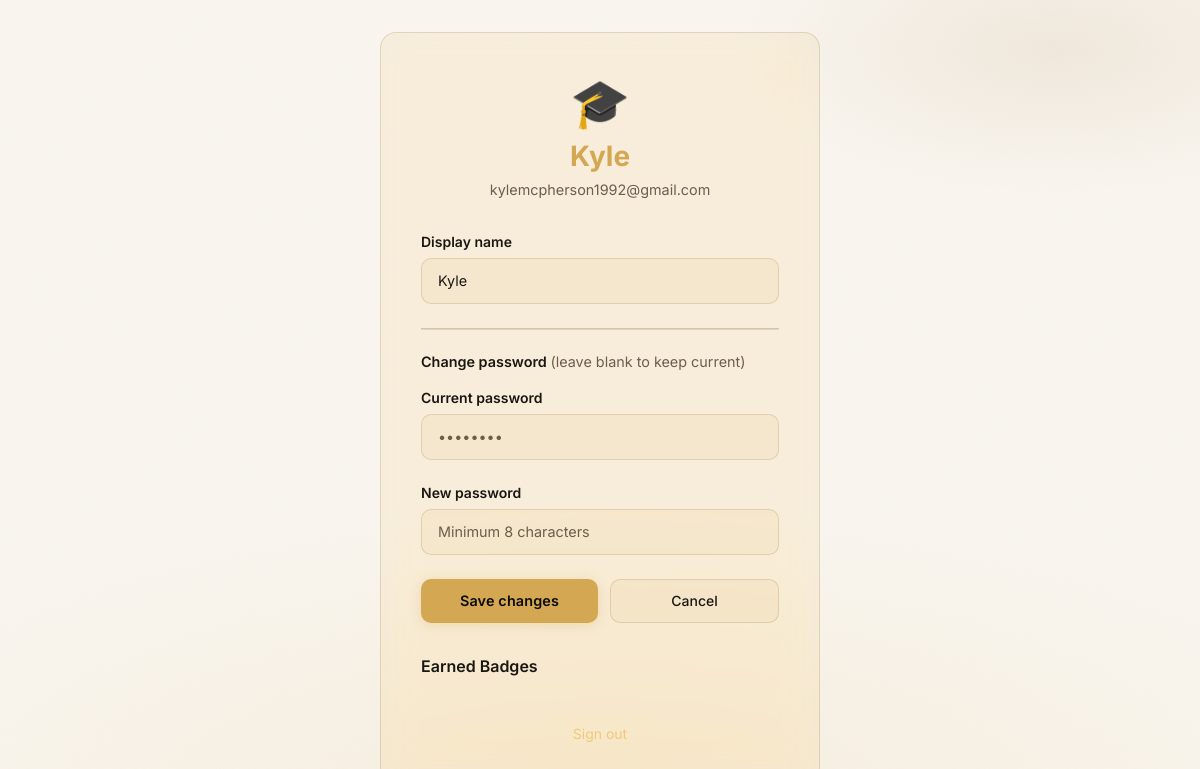
Page /auth/profile (signed in) on the committed database.
### app/models/user.py (models this page shows, shortened)
class User(UserMixin, db.Model):
    __tablename__ = "users"
    id = db.Column(db.Integer, primary_key=True)
    email = db.Column(db.String(255), unique=True, nullable=False, index=True)
    display_name = db.Column(db.String(100), nullable=False)
    password_hash = db.Column(db.String(255), nullable=False)
    avatar = db.Column(db.String(10), default="🎓")  # emoji avatar
    theme_prefs = db.Column(db.JSON, default=lambda: {
        "mode": "dark",
        "primary": "#d4a853",
        "accent": "#f0c97a",
        "background": "#0c0b09",
    })
    onboarding_complete = db.Column(db.Boolean, default=False)
    created_at = db.Column(db.DateTime, default=lambda: datetime.now(timezone.utc))
    subjects = db.relationship("Subject", back_populates="user", cascade="all, delete-orphan", lazy="dynamic")
    decks = db.relationship("Deck", back_populates="user", cascade="all, delete-orphan", lazy="dynamic")
    quizzes = db.relationship("Quiz", back_populates="user", cascade="all, delete-orphan", lazy="dynamic")
    notes = db.relationship("Note", back_populates="user", cascade="all, delete-orphan", lazy="dynamic")
    study_events = db.relationship("StudyEvent", back_populates="user", cascade="all, delete-orphan", lazy="dynamic")
    pomodoro_sessions = db.relationship("PomodoroSession", back_populates="user", cascade="all, delete-orphan", lazy="dynamic")
    mind_maps = db.relationship("MindMap", back_populates="user", cascade="all, delete-orphan", lazy="dynamic")
    pdf_files = db.relationship("PDFFile", back_populates="user", cascade="all, delete-orphan", lazy="dynamic")
    streak = db.relationship("Streak", back_populates="user", uselist=False, cascade="all, delete-orphan")
    xp_transactions = db.relationship("XPTransaction", back_populates="user", cascade="all, delete-orphan", lazy="dynamic")
    user_badges = db.relationship("UserBadge", back_populates="user", cascade="all, delete-orphan", lazy="dynamic")
    subject_progress = db.relationship("SubjectProgress", back_populates="user", cascade="all, delete-orphan", lazy="dynamic")
    notifications = db.relationship("Notification", back_populates="user", cascade="all, delete-orphan", lazy="dynamic")
    group_memberships = db.relationship("GroupMember", back_populates="user", cascade="all, delete-orphan", lazy="dynamic")
    @property
    def unread_notification_count(self) -> int:
        from .notification import Notification
        return Notification.query.filter_by(user_id=self.id, is_read=False).count()

### app/blueprints/auth/routes.py (the view, shortened to what this page needs)
@auth_bp.route("/profile", methods=["GET", "POST"])
@login_required
def profile():
    from ...models.gamification import UserBadge
    earned_badges = UserBadge.query.filter_by(user_id=current_user.id).all()
    return render_template("auth/profile.html", earned_badges=earned_badges)

### app/context_processors.py (called while the page is built)
def _time_greeting() -> str:
    hour = datetime.now().hour
    if hour < 12:
        return "morning"
    if hour < 17:
        return "afternoon"
    return "evening"

def inject_globals() -> dict:
    theme = {
        "mode": "dark",
        "primary": "#d4a853",
        "accent": "#f0c97a",
        "background": "#0c0b09",
    }
    unread_count = 0
    if current_user.is_authenticated:
        if current_user.theme_prefs:
            theme = current_user.theme_prefs
        unread_count = current_user.unread_notification_count
    return {
        "theme": theme,
        "unread_notification_count": unread_count,
        "time_greeting": _time_greeting(),
    }

### app/models/user.py (called while the page is built)
@login_manager.user_loader
def load_user(user_id: str):
    return User.query.get(int(user_id))

### app/templates/auth/profile.html (shortened to what this page needs)
{% extends "auth/auth_base.html" %}
{% block auth_content %}
<div class="auth-logo">
  <div class="logo-emoji" style="cursor:pointer;" id="avatar-display" title="Click to change avatar">{{ current_user.avatar }}</div>
  <h1>{{ current_user.display_name }}</h1>
  <p>{{ current_user.email }}</p>
</div>
<form method="POST" action="{{ url_for('auth.profile') }}" novalidate id="profile-form">
  <div class="form-group">
    <label class="form-label" for="display_name">Display name</label>
    <input class="form-control" type="text" id="display_name" name="display_name"
           value="{{ current_user.display_name }}" maxlength="64" required />
  </div>
  <hr style="border-color:var(--border); margin: 1.25rem 0;" />
  <p style="font-size:0.9rem; font-weight:600; margin-bottom:1rem;">Change password <span style="color:var(--text-muted); font-weight:400;">(leave blank to keep current)</span></p>
  <div class="form-group">
    <label class="form-label" for="current_password">Current password</label>
    <input class="form-control" type="password" id="current_password" name="current_password"
           autocomplete="current-password" placeholder="••••••••" />
  </div>
  <div class="form-group">
    <label class="form-label" for="new_password">New password</label>
    <input class="form-control" type="password" id="new_password" name="new_password"
           autocomplete="new-password" placeholder="Minimum 8 characters" minlength="8" />
  </div>
  <div style="display:flex; gap:0.75rem; margin-top:0.5rem;">
    <button type="submit" class="btn btn-primary" style="flex:1;">Save changes</button>
    <a href="{{ url_for('dashboard.index') }}" class="btn btn-glass" style="flex:1; text-align:center;">Cancel</a>
  </div>
</form>
{% if current_user.user_badges %}
<div style="margin-top:2rem;">
  <h3 style="font-size:1rem; margin-bottom:1rem;">Earned Badges</h3>
</div>
{% endif %}
<div class="auth-footer" style="margin-top:2rem;">
  <a href="{{ url_for('auth.logout') }}" class="text-danger" onclick="return confirm('Sign out?')">Sign out</a>
</div>
{% endblock %}

### app/static/css/base.css (style rules this page uses)
:root { --primary: #d4a853; --accent: #f0c97a; --bg: #0c0b09; --surface: rgba(212, 168, 83, 0.07); --surface-2: rgba(212, 168, 83, 0.13); --border: rgba(212, 168, 83, 0.16); --text: #e8e2d4; --text-muted: #8a7f6e; --danger: #c25c5c; --warning: #d4a853; --success: #5caa7f; --info: #5c8aaa; --grad-1: var(--primary); --grad-2: #8a5c20; --grad-3: #0c0b09; --sidebar-width: 240px; --sidebar-collapsed-width: 64px; --font-display: "Inter", "Segoe UI", system-ui, sans-serif; --font-body: "Inter", "Segoe UI", system-ui, sans-serif; --font-mono: "Inter", "Segoe UI", system-ui, monospace; --transition-fast: 150ms ease; --transition-mid: 280ms ease; --transition-slow: 550ms cubic-bezier(0.4, 0, 0.2, 1); }
[data-theme="light"] { --bg: #faf6ef; --surface: rgba(212, 168, 83, 0.09); --surface-2: rgba(255, 251, 240, 0.95); --border: rgba(139, 110, 48, 0.2); --text: #1a1612; --text-muted: #6b5e4a; --grad-3: #f0e6cc; }
*, *::before, *::after { box-sizing: border-box; margin: 0; padding: 0; }
html { font-size: 16px; scroll-behavior: smooth; -webkit-text-size-adjust: 100%; }
input, textarea, select, button { font-family: inherit; font-size: inherit; line-height: inherit; }
body { font-family: var(--font-body); background-color: var(--bg); color: var(--text); min-height: 100vh; overflow-x: hidden; position: relative; }
body::before { content: ""; position: fixed; inset: 0; z-index: -1; background: radial-gradient( ellipse 100% 55% at 50% 100%, color-mix(in srgb, var(--primary) 11%, transparent) 0%, transparent 70% ), radial-gradient( ellipse 45% 30% at 88% 6%, color-mix(in srgb, var(--grad-2) 9%, transparent) 0%, transparent 60% ), var(--bg); }
body::after { content: ""; position: fixed; inset: 0; z-index: -1; pointer-events: none; opacity: 0.04; background-size: 200px 200px; }
h1 { font-family: var(--font-display); font-size: 2rem; font-weight: 700; line-height: 1.2; }
h3 { font-family: var(--font-display); font-size: 1.25rem; font-weight: 600; line-height: 1.4; }
p { line-height: 1.6; }
a { color: var(--accent); text-decoration: none; }

### app/static/css/components.css (style rules this page uses)
.btn { display: inline-flex; align-items: center; justify-content: center; gap: 0.5rem; padding: 0.5rem 1.25rem; border-radius: 10px; font-size: 0.9rem; font-weight: 500; cursor: pointer; border: 1px solid transparent; transition: background var(--transition-fast), transform var(--transition-fast), box-shadow var(--transition-fast), border-color var(--transition-fast); text-decoration: none; min-height: 44px; white-space: nowrap; -webkit-user-select: none; user-select: none; }
.btn-primary { background: var(--primary); color: #0c0b09; box-shadow: 0 2px 12px color-mix(in srgb, var(--primary) 30%, transparent); font-weight: 600; letter-spacing: 0.01em; }
.form-group { display: flex; flex-direction: column; gap: 0.5rem; margin-bottom: 1.5rem; }
.form-label { font-size: 0.875rem; font-weight: 600; color: var(--text); }
.form-control { background: var(--surface); border: 1px solid var(--border); border-radius: 10px; color: var(--text); padding: 0.7rem 1rem; font-size: 0.9rem; font-family: var(--font-body); line-height: 1.5; transition: border-color var(--transition-fast), box-shadow var(--transition-fast); width: 100%; min-height: 44px; }
.form-control::placeholder { color: var(--text-muted); }
.btn-glass { background: var(--surface); border: 1px solid var(--border); color: var(--text); padding: 0.5rem 1rem; border-radius: 10px; font-size: 0.875rem; font-weight: 500; cursor: pointer; min-height: 44px; transition: background var(--transition-fast), border-color var(--transition-fast), color var(--transition-fast); text-decoration: none; display: inline-flex; align-items: center; gap: 0.35rem; }

### app/templates/auth/auth_base.html (style rules this page uses)
.auth-logo { text-align: center; margin-bottom: 2rem; }
.auth-logo .logo-emoji { font-size: 3rem; }
.auth-logo h1 { font-family: var(--font-display); font-size: 1.75rem; margin-top: 0.5rem; color: var(--primary); }
.auth-logo p { color: var(--text-muted); font-size: 0.9rem; margin-top: 0.25rem; }
.auth-footer { text-align: center; margin-top: 1.5rem; font-size: 0.875rem; color: var(--text-muted); }

### rows in the picture
User: avatar "🎓", display_name "Kyle", email "kylemcpherson1992@gmail.com"
